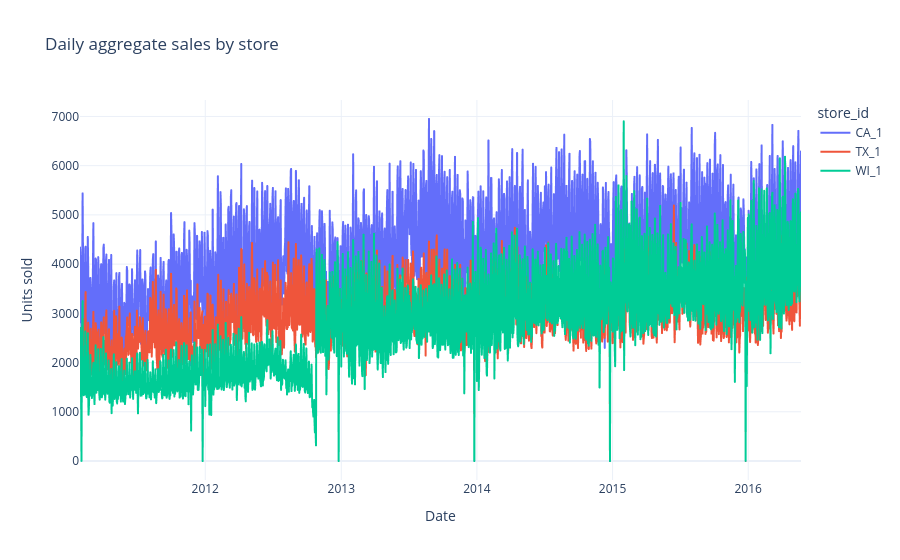

Source (notebook cell):
### Markdown cell above
## 2. Aggregate daily sales by store

### Code cell
daily = con.execute("""
    SELECT date::DATE AS date, store_id, SUM(sales) AS total_sales
    FROM m5
    GROUP BY 1, 2
    ORDER BY 1, 2
""").df()

fig = px.line(daily, x="date", y="total_sales", color="store_id",
              title="Daily aggregate sales by store",
              labels={"total_sales": "Units sold", "date": "Date"})
fig.update_layout(template="plotly_white", hovermode="x unified")
fig.show()

### Figure 1 — Plotly figure (JSON) as saved in the notebook; plotly's stock layout.template omitted (floating-point values rounded to 4 significant figures; data arrays with more than 128 entries replaced by an {"elided": "..."} marker saying what was removed)
{"data": [{"hovertemplate": "store_id=CA_1<br>Date=%{x}<br>Units sold=%{y}<extra></extra>", "legendgroup": "CA_1", "line": {"color": "#636efa", "dash": "solid"}, "marker": {"symbol": "circle"}, "mode": "lines", "name": "CA_1", "showlegend": true, "type": "scattergl", "x": {"elided": "1941 str values"}, "xaxis": "x", "y": {"elided": "1941 float values"}, "yaxis": "y"}, {"hovertemplate": "store_id=TX_1<br>Date=%{x}<br>Units sold=%{y}<extra></extra>", "legendgroup": "TX_1", "line": {"color": "#EF553B", "dash": "solid"}, "marker": {"symbol": "circle"}, "mode": "lines", "name": "TX_1", "showlegend": true, "type": "scattergl", "x": {"elided": "1941 str values"}, "xaxis": "x", "y": {"elided": "1941 float values"}, "yaxis": "y"}, {"hovertemplate": "store_id=WI_1<br>Date=%{x}<br>Units sold=%{y}<extra></extra>", "legendgroup": "WI_1", "line": {"color": "#00cc96", "dash": "solid"}, "marker": {"symbol": "circle"}, "mode": "lines", "name": "WI_1", "showlegend": true, "type": "scattergl", "x": {"elided": "1941 str values"}, "xaxis": "x", "y": {"elided": "1941 float values"}, "yaxis": "y"}], "layout": {"hovermode": "x unified", "legend": {"title": {"text": "store_id"}, "tracegroupgap": 0}, "title": {"text": "Daily aggregate sales by store"}, "xaxis": {"anchor": "y", "domain": [0, 1], "title": {"text": "Date"}}, "yaxis": {"anchor": "x", "domain": [0, 1], "title": {"text": "Units sold"}}}}
